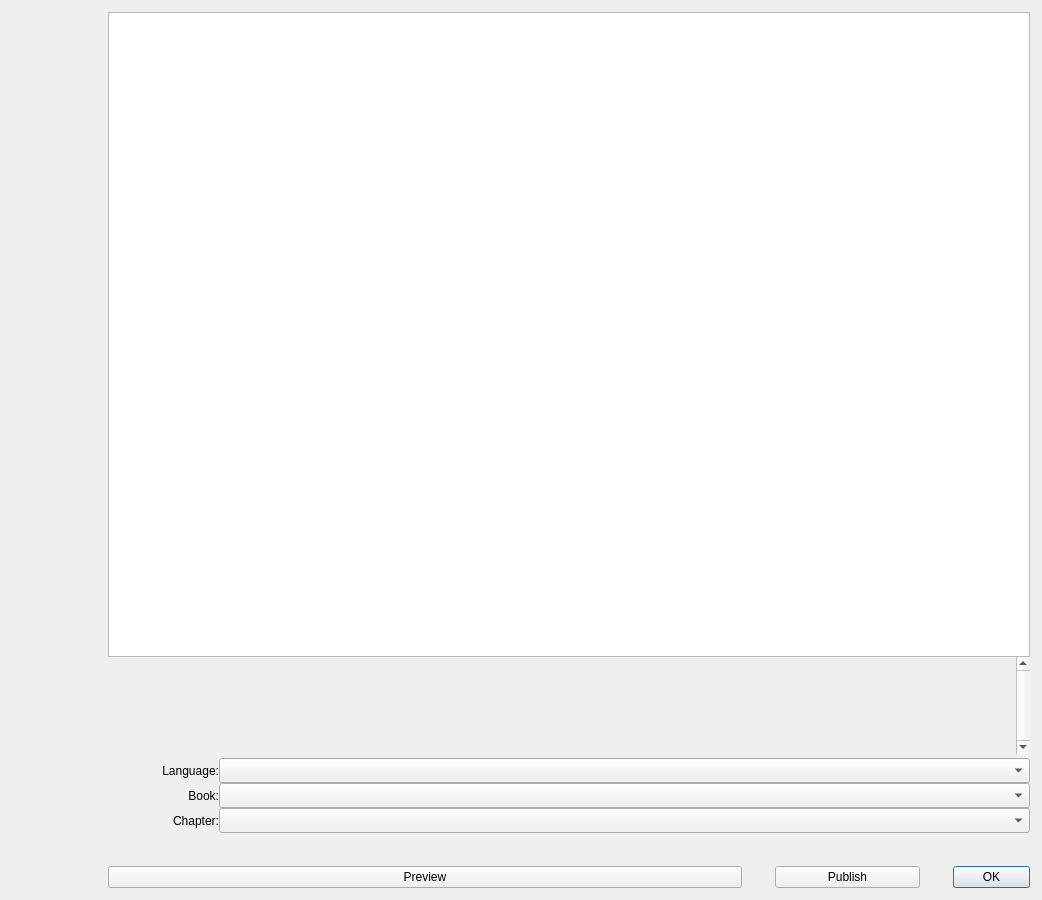
<?xml version="1.0" encoding="UTF-8"?>
<ui version="4.0">
 <class>HelpMessageDialog</class>
 <widget class="QDialog" name="HelpMessageDialog">
  <property name="geometry">
   <rect>
    <x>0</x>
    <y>0</y>
    <width>1042</width>
    <height>900</height>
   </rect>
  </property>
  <property name="maximumSize">
   <size>
    <width>16777215</width>
    <height>900</height>
   </size>
  </property>
  <property name="windowTitle">
   <string notr="true">Core Wallet - Command-line options</string>
  </property>
  <layout class="QHBoxLayout" name="horizontalLayout_2">
   <property name="spacing">
    <number>0</number>
   </property>
   <property name="margin">
    <number>12</number>
   </property>
   <item>
    <layout class="QVBoxLayout" name="verticalLayoutLogo" stretch="0">
     <property name="leftMargin">
      <number>0</number>
     </property>
     <property name="topMargin">
      <number>0</number>
     </property>
     <property name="rightMargin">
      <number>0</number>
     </property>
     <item>
      <widget class="QLabel" name="aboutLogo">
       <property name="sizePolicy">
        <sizepolicy hsizetype="Preferred" vsizetype="Ignored">
         <horstretch>0</horstretch>
         <verstretch>0</verstretch>
        </sizepolicy>
       </property>
       <property name="minimumSize">
        <size>
         <width>96</width>
         <height>464</height>
        </size>
       </property>
       <property name="maximumSize">
        <size>
         <width>96</width>
         <height>564</height>
        </size>
       </property>
       <property name="baseSize">
        <size>
         <width>96</width>
         <height>564</height>
        </size>
       </property>
       <property name="autoFillBackground">
        <bool>false</bool>
       </property>
       <property name="pixmap">
        <pixmap resource="../biblepay.qrc">:/images/drkblue/about</pixmap>
       </property>
       <property name="scaledContents">
        <bool>false</bool>
       </property>
       <property name="alignment">
        <set>Qt::AlignLeading|Qt::AlignLeft|Qt::AlignTop</set>
       </property>
      </widget>
     </item>
    </layout>
   </item>
   <item>
    <layout class="QVBoxLayout" name="verticalLayout">
     <item>
      <widget class="QTextEdit" name="helpMessage">
       <property name="minimumSize">
        <size>
         <width>0</width>
         <height>645</height>
        </size>
       </property>
       <property name="readOnly">
        <bool>false</bool>
       </property>
       <property name="html">
        <string>&lt;!DOCTYPE HTML PUBLIC &quot;-//W3C//DTD HTML 4.0//EN&quot; &quot;http://www.w3.org/TR/REC-html40/strict.dtd&quot;&gt;
&lt;html&gt;&lt;head&gt;&lt;meta name=&quot;qrichtext&quot; content=&quot;1&quot; /&gt;&lt;style type=&quot;text/css&quot;&gt;
p, li { white-space: pre-wrap; }
&lt;/style&gt;&lt;/head&gt;&lt;body style=&quot; font-family:'MS Shell Dlg 2'; font-size:7.8pt; font-weight:400; font-style:normal;&quot;&gt;
&lt;p style=&quot;-qt-paragraph-type:empty; margin-top:0px; margin-bottom:0px; margin-left:0px; margin-right:0px; -qt-block-indent:0; text-indent:0px; font-size:8pt;&quot;&gt;&lt;br /&gt;&lt;/p&gt;&lt;/body&gt;&lt;/html&gt;</string>
       </property>
       <property name="overwriteMode">
        <bool>true</bool>
       </property>
       <property name="acceptRichText">
        <bool>true</bool>
       </property>
      </widget>
     </item>
     <item>
      <widget class="QScrollArea" name="scrollArea">
       <property name="frameShape">
        <enum>QFrame::NoFrame</enum>
       </property>
       <property name="verticalScrollBarPolicy">
        <enum>Qt::ScrollBarAlwaysOn</enum>
       </property>
       <property name="widgetResizable">
        <bool>true</bool>
       </property>
       <widget class="QWidget" name="scrollAreaWidgetContents">
        <property name="geometry">
         <rect>
          <x>0</x>
          <y>0</y>
          <width>897</width>
          <height>85</height>
         </rect>
        </property>
        <layout class="QVBoxLayout" name="verticalLayout_2">
         <item>
          <widget class="QLabel" name="aboutMessage">
           <property name="sizePolicy">
            <sizepolicy hsizetype="Preferred" vsizetype="Minimum">
             <horstretch>0</horstretch>
             <verstretch>0</verstretch>
            </sizepolicy>
           </property>
           <property name="minimumSize">
            <size>
             <width>0</width>
             <height>5</height>
            </size>
           </property>
           <property name="cursor">
            <cursorShape>IBeamCursor</cursorShape>
           </property>
           <property name="textFormat">
            <enum>Qt::PlainText</enum>
           </property>
           <property name="alignment">
            <set>Qt::AlignLeading|Qt::AlignLeft|Qt::AlignTop</set>
           </property>
           <property name="openExternalLinks">
            <bool>true</bool>
           </property>
           <property name="textInteractionFlags">
            <set>Qt::LinksAccessibleByMouse|Qt::TextSelectableByKeyboard|Qt::TextSelectableByMouse</set>
           </property>
          </widget>
         </item>
        </layout>
       </widget>
      </widget>
     </item>
     <item>
      <spacer name="verticalSpacer">
       <property name="orientation">
        <enum>Qt::Vertical</enum>
       </property>
       <property name="sizeType">
        <enum>QSizePolicy::Fixed</enum>
       </property>
       <property name="sizeHint" stdset="0">
        <size>
         <width>4</width>
         <height>4</height>
        </size>
       </property>
      </spacer>
     </item>
     <item>
      <layout class="QHBoxLayout" name="horizontalLayout_771">
       <property name="spacing">
        <number>0</number>
       </property>
       <item>
        <widget class="QLabel" name="lblLanguages">
         <property name="maximumSize">
          <size>
           <width>111</width>
           <height>16777215</height>
          </size>
         </property>
         <property name="text">
          <string>Language:</string>
         </property>
         <property name="alignment">
          <set>Qt::AlignRight|Qt::AlignTrailing|Qt::AlignVCenter</set>
         </property>
        </widget>
       </item>
       <item>
        <widget class="QComboBox" name="comboLanguages">
         <property name="enabled">
          <bool>true</bool>
         </property>
         <property name="minimumSize">
          <size>
           <width>0</width>
           <height>25</height>
          </size>
         </property>
         <property name="toolTip">
          <string>Choose Language</string>
         </property>
         <property name="maxLength" stdset="0">
          <number>1000</number>
         </property>
        </widget>
       </item>
      </layout>
     </item>
     <item>
      <layout class="QHBoxLayout" name="horizontalLayout_7">
       <property name="spacing">
        <number>0</number>
       </property>
       <item>
        <widget class="QLabel" name="lblBook">
         <property name="maximumSize">
          <size>
           <width>111</width>
           <height>16777215</height>
          </size>
         </property>
         <property name="text">
          <string>Book:</string>
         </property>
         <property name="alignment">
          <set>Qt::AlignRight|Qt::AlignTrailing|Qt::AlignVCenter</set>
         </property>
        </widget>
       </item>
       <item>
        <widget class="QComboBox" name="comboBook">
         <property name="enabled">
          <bool>true</bool>
         </property>
         <property name="minimumSize">
          <size>
           <width>0</width>
           <height>25</height>
          </size>
         </property>
         <property name="toolTip">
          <string>Choose Bible Book</string>
         </property>
         <property name="maxLength" stdset="0">
          <number>1000</number>
         </property>
        </widget>
       </item>
      </layout>
     </item>
     <item>
      <layout class="QHBoxLayout" name="horizontalLayout_77">
       <property name="spacing">
        <number>0</number>
       </property>
       <item>
        <widget class="QLabel" name="lblChapter">
         <property name="maximumSize">
          <size>
           <width>111</width>
           <height>16777215</height>
          </size>
         </property>
         <property name="text">
          <string>Chapter:</string>
         </property>
         <property name="alignment">
          <set>Qt::AlignRight|Qt::AlignTrailing|Qt::AlignVCenter</set>
         </property>
        </widget>
       </item>
       <item>
        <widget class="QComboBox" name="comboChapter">
         <property name="enabled">
          <bool>true</bool>
         </property>
         <property name="minimumSize">
          <size>
           <width>0</width>
           <height>25</height>
          </size>
         </property>
         <property name="toolTip">
          <string>Choose Bible Chapter</string>
         </property>
         <property name="maxLength" stdset="0">
          <number>1000</number>
         </property>
        </widget>
       </item>
      </layout>
     </item>
     <item>
      <layout class="QHBoxLayout" name="horizontalLayout">
       <property name="spacing">
        <number>33</number>
       </property>
       <property name="topMargin">
        <number>33</number>
       </property>
       <item>
        <widget class="QPushButton" name="btnPreview">
         <property name="text">
          <string>Preview</string>
         </property>
        </widget>
       </item>
       <item>
        <widget class="QPushButton" name="btnPublish">
         <property name="minimumSize">
          <size>
           <width>145</width>
           <height>0</height>
          </size>
         </property>
         <property name="maximumSize">
          <size>
           <width>77</width>
           <height>16777215</height>
          </size>
         </property>
         <property name="text">
          <string>Publish</string>
         </property>
        </widget>
       </item>
       <item>
        <widget class="QDialogButtonBox" name="okButton">
         <property name="maximumSize">
          <size>
           <width>77</width>
           <height>16777215</height>
          </size>
         </property>
         <property name="orientation">
          <enum>Qt::Horizontal</enum>
         </property>
         <property name="standardButtons">
          <set>QDialogButtonBox::Ok</set>
         </property>
        </widget>
       </item>
      </layout>
     </item>
    </layout>
   </item>
  </layout>
 </widget>
 <resources>
  <include location="../biblepay.qrc"/>
 </resources>
 <connections>
  <connection>
   <sender>okButton</sender>
   <signal>accepted()</signal>
   <receiver>HelpMessageDialog</receiver>
   <slot>accept()</slot>
   <hints>
    <hint type="sourcelabel">
     <x>20</x>
     <y>20</y>
    </hint>
    <hint type="destinationlabel">
     <x>20</x>
     <y>20</y>
    </hint>
   </hints>
  </connection>
  <connection>
   <sender>okButton</sender>
   <signal>rejected()</signal>
   <receiver>HelpMessageDialog</receiver>
   <slot>reject()</slot>
   <hints>
    <hint type="sourcelabel">
     <x>20</x>
     <y>20</y>
    </hint>
    <hint type="destinationlabel">
     <x>20</x>
     <y>20</y>
    </hint>
   </hints>
  </connection>
 </connections>
</ui>
